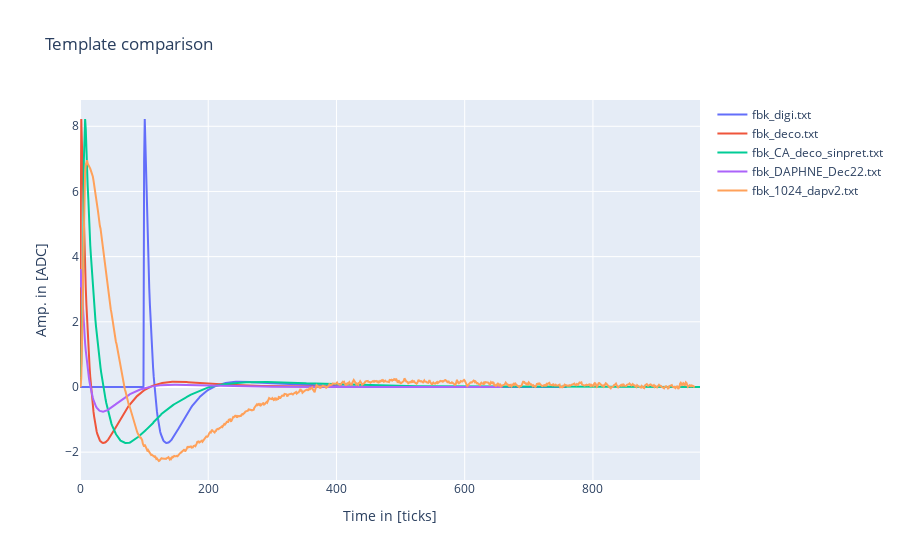

Notebook source saved alongside this figure:
### Code cell
SER = []
templates = os.listdir("template")

for path in templates:
    SER.append(np.loadtxt("template/"+path))

fig = go.Figure()
for i in range(len(SER)):
    fig.add_trace(go.Scatter(name=templates[i],x=np.arange(len(SER[i])),y=SER[i]))

fig.update_layout(title_text='Template comparison',xaxis_title  = "Time in [ticks]",yaxis_title  = "Amp. in [ADC]",)
fig.show()

### Figure 1 — Plotly figure (JSON) as saved in the notebook; plotly's stock layout.template omitted (floating-point values rounded to 4 significant figures; data arrays with more than 128 entries replaced by an {"elided": "..."} marker saying what was removed)
{"data": [{"name": "fbk_digi.txt", "type": "scatter", "x": {"elided": "760 int values"}, "y": {"elided": "760 float values"}}, {"name": "fbk_deco.txt", "type": "scatter", "x": {"elided": "661 int values"}, "y": {"elided": "661 float values"}}, {"name": "fbk_CA_deco_sinpret.txt", "type": "scatter", "x": {"elided": "968 int values"}, "y": {"elided": "968 float values"}}, {"name": "fbk_DAPHNE_Dec22.txt", "type": "scatter", "x": {"elided": "660 int values"}, "y": {"elided": "660 float values"}}, {"name": "fbk_1024_dapv2.txt", "type": "scatter", "x": {"elided": "960 int values"}, "y": {"elided": "960 float values"}}], "layout": {"title": {"text": "Template comparison"}, "xaxis": {"title": {"text": "Time in [ticks]"}}, "yaxis": {"title": {"text": "Amp. in [ADC]"}}}}
